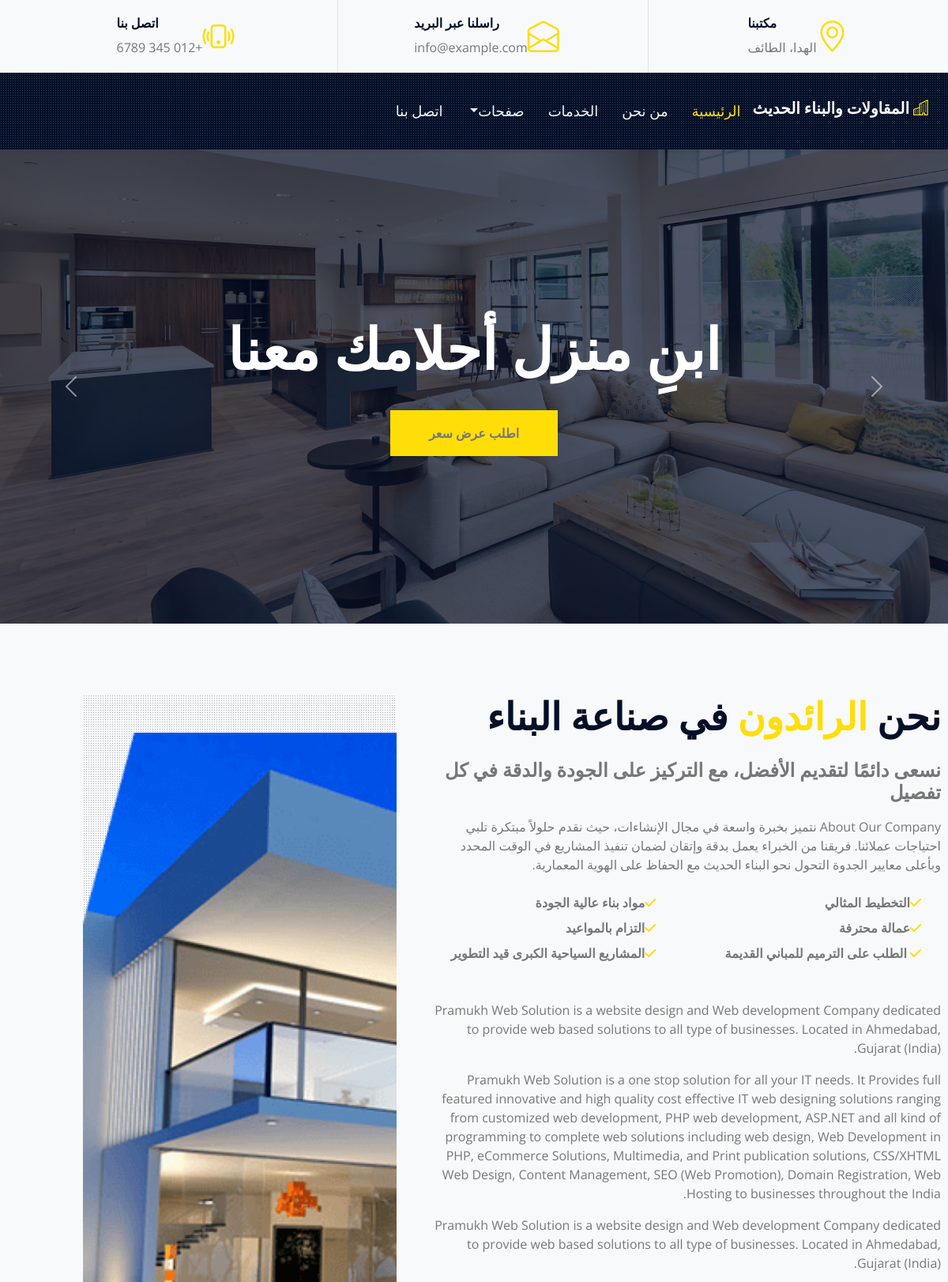
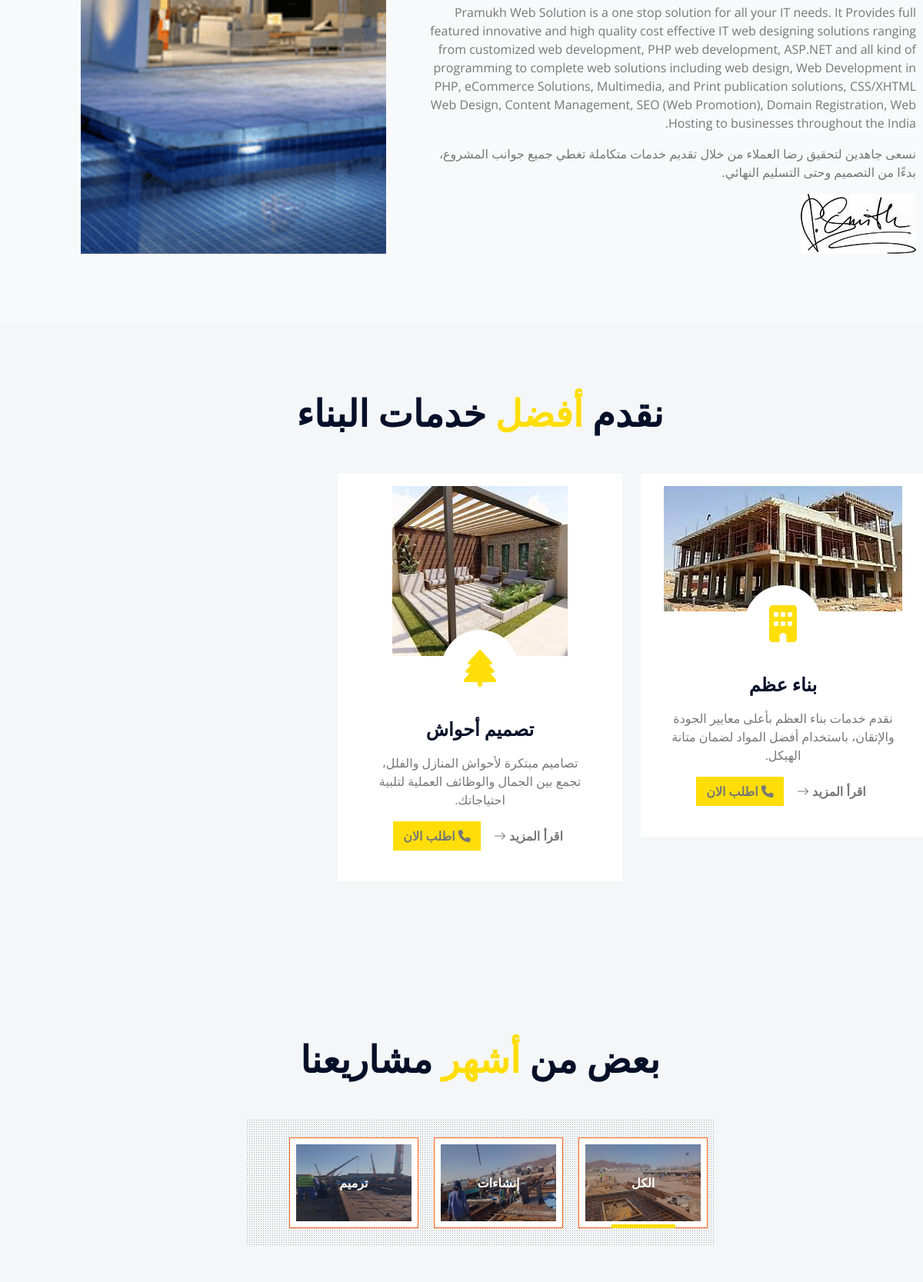
The page / (upper part) on the database its author committed (2 pictures, top to bottom).
### tables this page shows
CREATE TABLE `settings` (
  `id` int(11) NOT NULL,
  `site_title` varchar(255) NOT NULL,
  `description` text NOT NULL,
  `address` varchar(255) NOT NULL,
  `phone` varchar(50) NOT NULL,
  `whatsapp` varchar(50) NOT NULL,
  `copyright` text DEFAULT NULL,
  `favicon` varchar(255) DEFAULT NULL
);

CREATE TABLE `sliders` (
  `id` int(11) NOT NULL,
  `title` varchar(255) NOT NULL,
  `image` varchar(255) NOT NULL,
  `subtitle` varchar(255) DEFAULT NULL,
  `button_text` varchar(100) DEFAULT NULL,
  `button_link` varchar(255) DEFAULT NULL,
  `created_at` timestamp NOT NULL DEFAULT current_timestamp()
);

CREATE TABLE `about` (
  `id` int(10) NOT NULL,
  `title` varchar(100) NOT NULL,
  `content` longtext NOT NULL,
  `image` varchar(300) NOT NULL
);

CREATE TABLE `services` (
  `id` int(11) NOT NULL,
  `name` varchar(255) NOT NULL,
  `description` text NOT NULL,
  `icon_class` varchar(100) NOT NULL,
  `image` varchar(255) NOT NULL,
  `details_url` varchar(255) NOT NULL
);

CREATE TABLE `categories` (
  `id` int(11) NOT NULL,
  `name` varchar(100) NOT NULL,
  `class_name` varchar(50) NOT NULL,
  `image` varchar(255) NOT NULL
);

### index.php (the view, shortened to what this page needs)
<?php
include("config.php");
?>
		<?php include("include/header.php");?>
    <div class="container-fluid p-0">
        <div id="header-carousel" class="carousel slide carousel-fade" data-bs-ride="carousel">
              <div class="carousel-inner">
            <?php
            $query = mysqli_query($con, "SELECT * FROM sliders ORDER BY id ASC");
            $first = true;
            while ($row = mysqli_fetch_assoc($query)) {
            ?>
            <div class="carousel-item <?= $first ? 'active' : '' ?>">
               <img class="w-100" src="admin/uploads/<?= htmlspecialchars($row['image']) ?>" alt="صورة" >
                <div class="carousel-caption d-flex flex-column align-items-center justify-content-center">
                    <div class="p-3" style="max-width: 900px;">
                        <h1 class="display-2 text-uppercase text-white mb-md-4"><?= htmlspecialchars($row['title']) ?></h1>
                        <?php if ($row['button_text']) : ?>
                            <a href="<?= htmlspecialchars($row['button_link']) ?>" class="btn bg-primary py-md-3 px-md-5 mt-2"><?= htmlspecialchars($row['button_text']) ?></a>
                        <?php endif; ?>
                    </div>
                </div>
            </div>
            <?php $first = false; } ?>
        </div>
            <button class="carousel-control-prev" type="button" data-bs-target="#header-carousel"
                data-bs-slide="prev">
                <span class="carousel-control-prev-icon" aria-hidden="true"></span>
            </button>
            <button class="carousel-control-next" type="button" data-bs-target="#header-carousel"
                data-bs-slide="next">
                <span class="carousel-control-next-icon" aria-hidden="true"></span>
            </button>
        </div>
    </div>
     <div class="container-fluid py-6 ps-5 pe-0 ">
    	<?php
					$query=mysqli_query($con,"SELECT * FROM about");
					while($row=mysqli_fetch_array($query))
					{
				?>
        <div class="row g-5">
            <div class="col-lg-7">
                <h1 class="display-5 text-uppercase mb-4">نحن <span class="text-primary">الرائدون</span> في صناعة البناء</h1>
                <h4 class="text-uppercase mb-3 text-body">نسعى دائمًا لتقديم الأفضل، مع التركيز على الجودة والدقة في كل تفصيل</h4>
                <p>
                نتميز بخبرة واسعة في مجال الإنشاءات، حيث نقدم حلولاً مبتكرة تلبي احتياجات عملائنا. فريقنا من الخبراء يعمل بدقة وإتقان لضمان تنفيذ المشاريع في الوقت المحدد وبأعلى معايير الجدوة التحول نحو البناء الحديث مع الحفاظ على الهوية المعمارية.</p>
                <div class="row gx-5 py-2">
                    <div class="col-sm-6 mb-2">
                        <p class="fw-bold mb-2"><i class="fa fa-check text-primary me-3"></i>التخطيط المثالي</p>
                        <p class="fw-bold mb-2"><i class="fa fa-check text-primary me-3"></i>عمالة محترفة</p>
                        <p class="fw-bold mb-2"><i class="fa fa-check text-primary me-3"></i> الطلب على الترميم للمباني القديمة</p>
                    </div>
                    <div class="col-sm-6 mb-2">
                        <p class="fw-bold mb-2"><i class="fa fa-check text-primary me-3"></i>مواد بناء عالية الجودة</p>
                        <p class="fw-bold mb-2"><i class="fa fa-check text-primary me-3"></i>التزام بالمواعيد</p>
                        <p class="fw-bold mb-2"><i class="fa fa-check text-primary me-3"></i>المشاريع السياحية الكبرى قيد التطوير</p>
                    </div>
                </div>
                <p class="mb-4">
                <?php echo $row['2'];?>
                نسعى جاهدين لتحقيق رضا العملاء من خلال تقديم خدمات متكاملة تغطي جميع جوانب المشروع، بدءًا من التصميم وحتى التسليم النهائي.</p>
                <img src="img/signature.jpg" alt="توقيع">
        </div>
            <div class="col-lg-5 pb-5" style="min-height: 400px;">
                <div class="position-relative bg-dark-radial h-100 ms-5">
                    <img class="position-absolute w-100 h-100 mt-5 ms-n5" src="admin/upload/<?php echo $row['3'];?>" style="object-fit: cover;" alt="صورة عن الشركة">
                </div>
            </div>
        </div>
        	<?php } ?>
    </div>
        <div class="container-fluid bg-light py-6 ps-5 pe-0">
                <div class="text-center mx-auto mb-5" style="max-width: 600px;">
                    <h1 class="display-5 text-uppercase mb-4">نقدم <span class="text-primary">أفضل</span> خدمات البناء</h1>
                </div>
                <?php
                        $sql = "SELECT * FROM services";
                        $result = $con->query($sql);
                        ?>
                        <div class="row">
                        <?php
                        if ($result->num_rows > 0) {
                            while ($row = $result->fetch_assoc()) {
                                ?>
                                <div class="col-lg-4 col-md-6 mb-4">
                                    <div class="service-item bg-white rounded d-flex flex-column align-items-center text-center p-3">
                                        <img class="img-fluid mb-3" src="admin/uploads/<?php echo htmlspecialchars($row['image']); ?>" alt="<?php echo htmlspecialchars($row['name']); ?>">
                                        <div class="service-icon bg-white mb-3">
                                            <i class="fa fa-3x <?php echo htmlspecialchars($row['icon_class']); ?> text-primary"></i>
                                        </div>
                                        <div class="px-4 pb-4">
                                            <h4 class="text-uppercase mb-3">
                                                <a href="<?php echo htmlspecialchars($row['details_url']); ?>" style="text-decoration:none; color:inherit;">
                                                    <?php echo htmlspecialchars($row['name']); ?>
                                                </a>
                                            </h4>
                                            <p><?php echo htmlspecialchars($row['description']); ?></p>
                                            <div>
                                                <a class="btn" href="<?php echo htmlspecialchars($row['details_url']); ?>">اقرأ المزيد <i class="bi bi-arrow-right"></i></a>
                                                <a href="tel:+967773748697" class="btn bg-primary ms-2" title="اتصال">
                                                    <i class="fas fa-phone"> اطلب الان</i>
                                                </a>
                                            </div>
                                        </div>
                                    </div>
                                </div>
                                <?php
                            }
                        } else {
                            echo "<p>لا توجد خدمات حالياً.</p>";
                        }
                        ?>
                        </div>
        </div>
<?php
        $categories_result = mysqli_query($con, "SELECT * FROM categories ORDER BY id");
        $filter = $_GET['filter'] ?? '*';
?>
        <div class="container-fluid bg-light py-6 ps-5 pe-0">
            <div class="text-center mx-auto mb-5" style="max-width: 600px;">
                <h1 class="display-5 text-uppercase mb-4">بعض من <span class="text-primary">أشهر</span> مشاريعنا</h1>
            </div>
            <div class="row gx-5">
                <div class="col-12 text-center">
                    <div class="d-inline-block bg-dark-radial text-center pt-4 ps-5 pe-0 mb-5">
                        <ul class="list-inline mb-0" id="portfolio-flters">
                            <?php while($cat = mysqli_fetch_assoc($categories_result)): ?>
                                <li class="btn btn-outline-primary bg-white p-2 mx-2 mb-4 <?php echo ($filter == $cat['class_name'] || ($filter == '*' && $cat['class_name']=='*')) ? 'active' : '' ?>"
                                    data-filter="<?php echo $cat['class_name']; ?>">
                                    <a href="?filter=<?php echo $cat['class_name']; ?>" style="text-decoration:none; color:inherit;">
                                        <img src="admin/uploads/<?php echo htmlspecialchars($cat['image']); ?>" style="width: 150px; height: 100px;">
                                        <div class="position-absolute top-0 start-0 end-0 bottom-0 m-2 d-flex align-items-center justify-content-center" style="background: rgba(4, 15, 40, .3);">
                                            <h6 class="text-white text-uppercase m-0"><?php echo htmlspecialchars($cat['name']); ?></h6>
                                        </div>
                                    </a>
                                </li>
                            <?php endwhile; ?>
                        </ul>
                    </div>
                </div>
            </div>
            <div class="row g-5 portfolio-container">
            </div>
        </div>
		<?php include("include/footer.php");?>

### include/header.php (shortened to what this page needs)
<?php
include("config.php");
$query = mysqli_query($con, "SELECT * FROM settings LIMIT 1");
$settings = mysqli_fetch_assoc($query);
?>
<!DOCTYPE html>
<html lang="ar" dir="rtl">
<head>
    <link href="https://cdnjs.cloudflare.com/ajax/libs/font-awesome/5.15.0/css/all.min.css" rel="stylesheet">
    <link href="https://cdn.jsdelivr.net/npm/bootstrap-icons@1.4.1/font/bootstrap-icons.css" rel="stylesheet">
    <link href="lib/owlcarousel/assets/owl.carousel.min.css" rel="stylesheet">
    <link href="lib/tempusdominus/css/tempusdominus-bootstrap-4.min.css" rel="stylesheet" />
    <link href="lib/lightbox/css/lightbox.min.css" rel="stylesheet">
    <link href="css/bootstrap.min.css" rel="stylesheet">
    <link href="css/style.css" rel="stylesheet">
  <link rel="stylesheet" href="https://cdnjs.cloudflare.com/ajax/libs/font-awesome/6.4.0/css/all.min.css">
</head>
<body>
    <div class="container-fluid ps-5 pe-0 d-none d-lg-block">
        <div class="row gx-5">
            <div class="col-lg-4 text-center py-3">
                <div class="d-inline-flex align-items-center">
                    <i class="bi bi-geo-alt fs-1 text-primary me-3"></i>
                    <div class="text-start">
                        <h6 class="text-uppercase fw-bold">مكتبنا</h6>
                        <span>الهدا، الطائف</span>
                    </div>
                </div>
            </div>
            <div class="col-lg-4 text-center border-start border-end py-3">
                <div class="d-inline-flex align-items-center">
                    <i class="bi bi-envelope-open fs-1 text-primary me-3"></i>
                    <div class="text-start">
                        <h6 class="text-uppercase fw-bold">راسلنا عبر البريد</h6>
                        <span>info@example.com</span>
                    </div>
                </div>
            </div>
            <div class="col-lg-4 text-center py-3">
                <div class="d-inline-flex align-items-center">
                    <i class="bi bi-phone-vibrate fs-1 text-primary me-3"></i>
                    <div class="text-start">
                        <h6 class="text-uppercase fw-bold">اتصل بنا</h6>
                        <span>+012 345 6789</span>
                    </div>
                </div>
            </div>
        </div>
    </div>
<div class="container-fluid sticky-top bg-dark bg-light-radial shadow-sm ps-5 pe-0 pe-lg-0">
    <nav class="navbar navbar-expand-lg bg-dark bg-light-radial navbar-dark py-3 py-lg-0">
        <a href="index.php" class="navbar-brand">
            <h5 class=" text-white">
                <i class="bi bi-building text-primary me-2"></i>
                 <?php echo $settings['site_title']; ?></h5>
        </a>
        <div class="collapse navbar-collapse" id="navbarCollapse">
            <div class="navbar-nav ms-auto py-0">
                <a href="index.php" class="nav-item nav-link <?php echo basename($_SERVER['PHP_SELF']) == 'index.php' ? 'active' : ''?>">الرئيسية</a>
                <a href="about.php" class="nav-item nav-link <?php echo basename($_SERVER['PHP_SELF']) == 'about.php' ? 'active' : ''?>">من نحن</a>
                <a href="service.php" class="nav-item nav-link <?php echo basename($_SERVER['PHP_SELF']) == 'service.php' ? 'active' : ''?>">الخدمات</a>
                <div class="nav-item dropdown">
                    <a href="#" class="nav-link dropdown-toggle" data-bs-toggle="dropdown">صفحات</a>
                </div>
                <a href="contact.php" class="nav-item nav-link <?php echo basename($_SERVER['PHP_SELF']) == 'contact.php' ? 'active' : ''?>">اتصل بنا</a>
            </div>
        </div>
    </nav>
</div>

### rows shown on the page
settings: site_title "المقاولات والبناء الحديث"
sliders: image (picture), title "ابنِ منزل أحلامك معنا", button_text "اطلب عرض سعر"
about: content "Pramukh Web Solution is a website design and Web development Company dedicated to provide web based solutions to all type of businesses. Located in Ahmedabad, Gujarat (India). Pramukh Web Solution is a one stop solution for all your IT needs. It Provides full featured innovative and high quality cost effective IT web designing solutions ranging from customized web development, PHP web development, ASP.NET and all kind of programming to complete web solutions including web design, Web Development in PHP, eCommerce Solutions, Multimedia, and Print publication solutions, CSS/XHTML Web Design, Content Management, SEO (Web Promotion), Domain Registration, Web Hosting to businesses throughout the…", image (picture)
services: image (picture), name "بناء عظم", description "نقدم خدمات بناء العظم بأعلى معايير الجودة والإتقان، باستخدام أفضل المواد لضمان متانة الهيكل."
services: image (picture), name "تصميم أحواش", description "تصاميم مبتكرة لأحواش المنازل والفلل، تجمع بين الجمال والوظائف العملية لتلبية احتياجاتك."
categories: image (picture), name "الكل"
categories: image (picture), name "إنشاءات"
categories: image (picture), name "ترميم"
